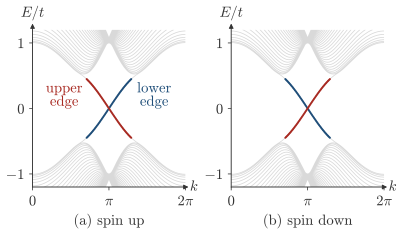

The script that drew this image:
"""Session 3, section 3.11, the two spin sectors of the quantum spin Hall insulator on a zigzag ribbon.

The Kane-Mele model is two copies of the Haldane model, with the second-neighbor hopping t2 exp(+i pi/2) for spin up and
t2 exp(-i pi/2) for spin down, t=1 and t2=0.1, so the two sectors have opposite Chern numbers. The ribbon has W=40 cells along a2
and is periodic along a1 with the momentum k. In each panel the states in the gap are colored by the edge where they sit, with the
weight on the 6 cells next to each edge. For spin up the branch of the lower edge has a positive velocity at E=0, for spin down a
negative one, so on one edge the two spins move in opposite directions."""
import os, sys
sys.path.insert(0, os.path.join(os.path.dirname(os.path.abspath(__file__)), '..'))
sys.path.insert(0, os.path.dirname(os.path.abspath(__file__)))
import numpy as np
import matplotlib.pyplot as plt
import style, _honeycomb as hc
plt.rcParams.update({'font.size': 11})          # labels a size up from style.py, so that they stay readable on a phone

W, t2 = 40, 0.1
ks = np.linspace(0, 2 * np.pi, 241)
print('C up', round(hc.chern(N=30, t2=t2, phi=np.pi / 2), 6), 'C down', round(hc.chern(N=30, t2=t2, phi=-np.pi / 2), 6))


def bands(phi):
    E, side = [], []
    for k in ks:
        e, v = np.linalg.eigh(hc.ribbon(k, W, t2=t2, phi=phi))
        wt = (np.abs(v) ** 2).reshape(W, 2, -1).sum(1)
        E.append(e); side.append(wt[:6].sum(0) - wt[-6:].sum(0))
    return np.array(E), np.array(side)


fig, axs = plt.subplots(1, 2, figsize=(12 * style.CM, 5.4 * style.CM), gridspec_kw=dict(wspace=0.3))
for ax, phi, name in ((axs[0], np.pi / 2, '(a) spin up'), (axs[1], -np.pi / 2, '(b) spin down')):
    E, side = bands(phi)
    keep = [j for j in range(E.shape[1]) if np.abs(E[:, j]).min() < 1.3]
    Ek = np.vstack([E[::2, keep], np.full((1, len(keep)), np.nan)])
    Ek[np.abs(Ek) > 1.3] = np.nan
    ax.plot(np.tile(np.append(ks[::2], np.nan), len(keep)), Ek.T.ravel(), color=style.GRID, lw=0.6, zorder=0)
    ingap = np.abs(E) < 0.45
    for sgn, col in ((1, style.ACCENT), (-1, style.BROKEN)):
        sel = ingap & (sgn * side > 0.5)
        kk = np.broadcast_to(ks[:, None], E.shape)[sel]
        ax.plot(kk, E[sel], 'o', ms=1.5, color=col, mec='none')
        # the velocity at E=0 of the branch of this edge
        near = np.abs(E[sel]) < 0.2
        print(name, 'edge', 'lower' if sgn > 0 else 'upper', 'velocity', round(np.polyfit(kk[near], E[sel][near], 1)[0], 3))
    ax.set_xlim(0, 2 * np.pi); ax.set_ylim(-1.2, 1.2)
    style.arrows(ax, xlabel=r'$k$', ylabel=r'$E/t$')
    ax.set_xticks([0, np.pi, 2 * np.pi]); ax.set_xticklabels(['0', r'$\pi$', r'$2\pi$'], fontsize=11)
    ax.set_yticks([-1, 0, 1]); ax.set_yticklabels(['$-1$', '0', '$1$'], fontsize=11); ax.tick_params(length=2.5, width=0.6)
    ax.text(0.5, -0.17, name, transform=ax.transAxes, ha='center', va='top', fontsize=11)
axs[0].text(5.0, 0.2, 'lower\nedge', color=style.ACCENT, fontsize=11, ha='center', va='center')
axs[0].text(1.3, 0.2, 'upper\nedge', color=style.BROKEN, fontsize=11, ha='center', va='center')
style.save(fig, __file__)
